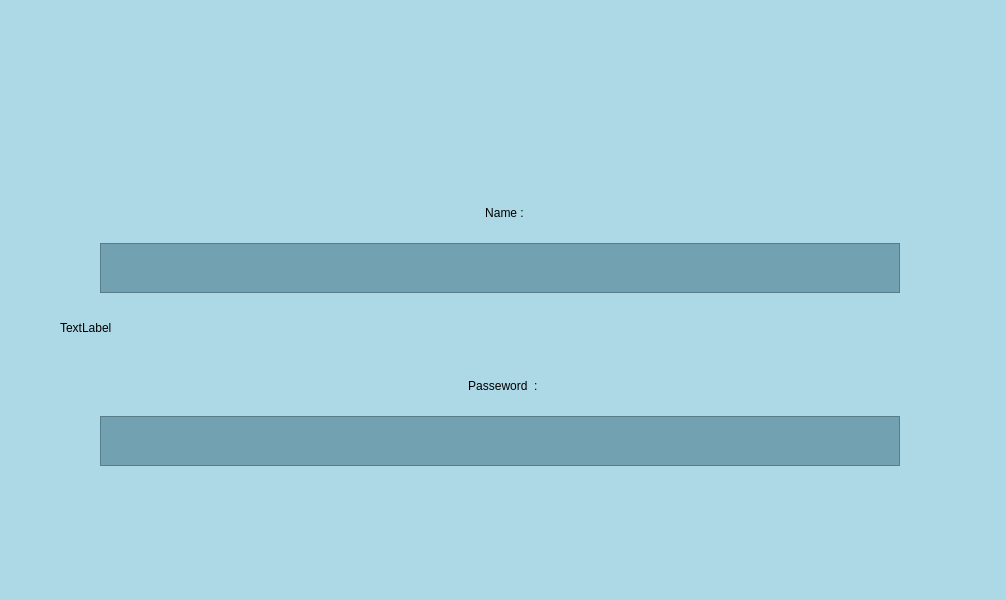
<?xml version="1.0" encoding="UTF-8"?>
<ui version="4.0">
 <class>MainWindow</class>
 <widget class="QMainWindow" name="MainWindow">
  <property name="geometry">
   <rect>
    <x>0</x>
    <y>0</y>
    <width>1006</width>
    <height>600</height>
   </rect>
  </property>
  <property name="windowTitle">
   <string>MainWindow</string>
  </property>
  <property name="styleSheet">
   <string notr="true">background-color:lightblue</string>
  </property>
  <widget class="QWidget" name="centralwidget">
   <widget class="QWidget" name="horizontalLayoutWidget">
    <property name="geometry">
     <rect>
      <x>60</x>
      <y>30</y>
      <width>851</width>
      <height>87</height>
     </rect>
    </property>
    <layout class="QHBoxLayout" name="phrase_de_aissa"/>
   </widget>
   <widget class="QWidget" name="verticalLayoutWidget_3">
    <property name="geometry">
     <rect>
      <x>40</x>
      <y>150</y>
      <width>891</width>
      <height>356</height>
     </rect>
    </property>
    <layout class="QVBoxLayout" name="name_pwd_layout">
     <property name="spacing">
      <number>8</number>
     </property>
     <property name="sizeConstraint">
      <enum>QLayout::SetDefaultConstraint</enum>
     </property>
     <property name="leftMargin">
      <number>20</number>
     </property>
     <property name="topMargin">
      <number>20</number>
     </property>
     <property name="rightMargin">
      <number>20</number>
     </property>
     <property name="bottomMargin">
      <number>20</number>
     </property>
     <item>
      <layout class="QVBoxLayout" name="name_layout">
       <property name="spacing">
        <number>8</number>
       </property>
       <property name="sizeConstraint">
        <enum>QLayout::SetDefaultConstraint</enum>
       </property>
       <property name="leftMargin">
        <number>40</number>
       </property>
       <property name="topMargin">
        <number>20</number>
       </property>
       <property name="rightMargin">
        <number>2</number>
       </property>
       <property name="bottomMargin">
        <number>20</number>
       </property>
       <item>
        <widget class="QLabel" name="name_label">
         <property name="cursor">
          <cursorShape>ArrowCursor</cursorShape>
         </property>
         <property name="layoutDirection">
          <enum>Qt::LeftToRight</enum>
         </property>
         <property name="text">
          <string>Name :</string>
         </property>
         <property name="alignment">
          <set>Qt::AlignCenter</set>
         </property>
        </widget>
       </item>
       <item>
        <widget class="QTextBrowser" name="name_txt_champ">
         <property name="maximumSize">
          <size>
           <width>800</width>
           <height>50</height>
          </size>
         </property>
         <property name="styleSheet">
          <string notr="true">background-color:rgb(114, 162, 178)</string>
         </property>
        </widget>
       </item>
      </layout>
     </item>
     <item>
      <widget class="QLabel" name="error_label">
       <property name="text">
        <string>TextLabel</string>
       </property>
      </widget>
     </item>
     <item>
      <layout class="QVBoxLayout" name="pwd_layout">
       <property name="spacing">
        <number>8</number>
       </property>
       <property name="sizeConstraint">
        <enum>QLayout::SetDefaultConstraint</enum>
       </property>
       <property name="leftMargin">
        <number>40</number>
       </property>
       <property name="topMargin">
        <number>20</number>
       </property>
       <property name="rightMargin">
        <number>2</number>
       </property>
       <property name="bottomMargin">
        <number>20</number>
       </property>
       <item>
        <widget class="QLabel" name="pwd_label">
         <property name="text">
          <string>Passeword  : </string>
         </property>
         <property name="textFormat">
          <enum>Qt::AutoText</enum>
         </property>
         <property name="alignment">
          <set>Qt::AlignCenter</set>
         </property>
        </widget>
       </item>
       <item>
        <widget class="QTextBrowser" name="pwd_txt_champ">
         <property name="maximumSize">
          <size>
           <width>800</width>
           <height>50</height>
          </size>
         </property>
         <property name="styleSheet">
          <string notr="true">background-color:rgb(114, 162, 178)</string>
         </property>
        </widget>
       </item>
      </layout>
     </item>
    </layout>
   </widget>
  </widget>
 </widget>
 <resources/>
 <connections/>
</ui>
